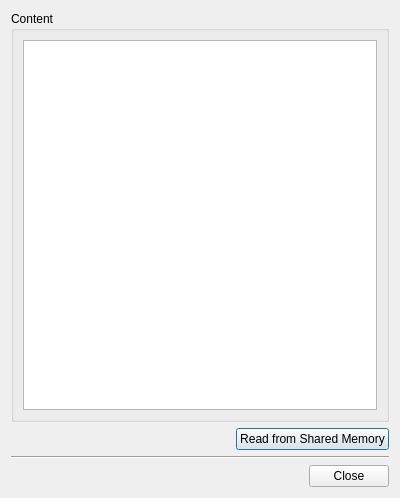
<?xml version="1.0" encoding="UTF-8"?>
<ui version="4.0">
 <class>MainDialog</class>
 <widget class="QDialog" name="MainDialog">
  <property name="geometry">
   <rect>
    <x>0</x>
    <y>0</y>
    <width>400</width>
    <height>498</height>
   </rect>
  </property>
  <property name="windowTitle">
   <string>Reading from Shared Memory</string>
  </property>
  <layout class="QGridLayout" name="gridLayout_2">
   <item row="0" column="0">
    <widget class="QGroupBox" name="groupBox">
     <property name="title">
      <string>Content</string>
     </property>
     <layout class="QGridLayout" name="gridLayout">
      <item row="0" column="0">
       <widget class="QPlainTextEdit" name="plainTextEdit"/>
      </item>
     </layout>
    </widget>
   </item>
   <item row="1" column="0">
    <layout class="QHBoxLayout" name="horizontalLayout_2">
     <item>
      <spacer name="horizontalSpacer_2">
       <property name="orientation">
        <enum>Qt::Horizontal</enum>
       </property>
       <property name="sizeHint" stdset="0">
        <size>
         <width>40</width>
         <height>20</height>
        </size>
       </property>
      </spacer>
     </item>
     <item>
      <widget class="QPushButton" name="pushButton_2">
       <property name="text">
        <string>Read from Shared Memory</string>
       </property>
      </widget>
     </item>
    </layout>
   </item>
   <item row="2" column="0">
    <widget class="Line" name="line">
     <property name="orientation">
      <enum>Qt::Horizontal</enum>
     </property>
    </widget>
   </item>
   <item row="3" column="0">
    <layout class="QHBoxLayout" name="horizontalLayout">
     <item>
      <spacer name="horizontalSpacer">
       <property name="orientation">
        <enum>Qt::Horizontal</enum>
       </property>
       <property name="sizeHint" stdset="0">
        <size>
         <width>40</width>
         <height>20</height>
        </size>
       </property>
      </spacer>
     </item>
     <item>
      <widget class="QPushButton" name="pushButton">
       <property name="text">
        <string>Close</string>
       </property>
      </widget>
     </item>
    </layout>
   </item>
  </layout>
 </widget>
 <resources/>
 <connections/>
</ui>
